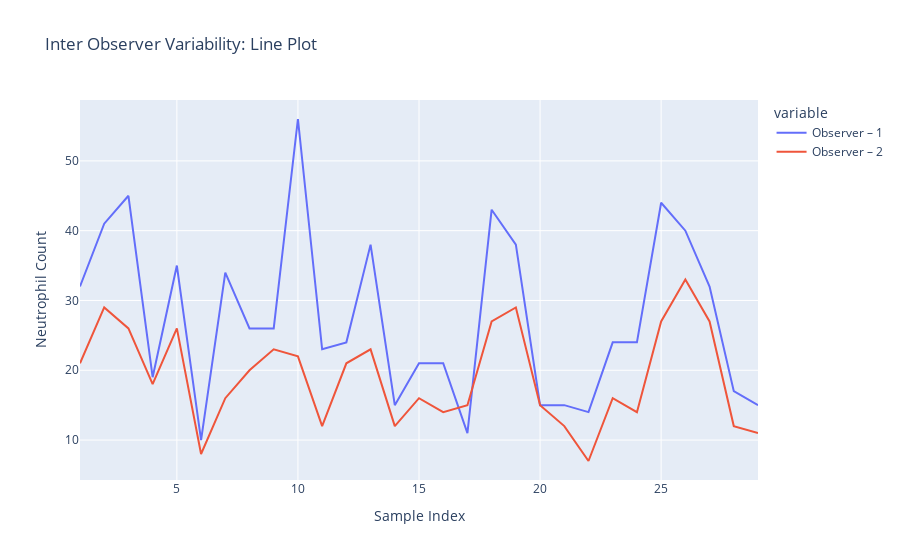

This figure's notebook cell:
### Code cell
fig = px.line(InterVar, x='index', y=['Observer – 1', 'Observer – 2'], 
              title='Inter Observer Variability: Line Plot')
fig.update_layout(xaxis_title='Sample Index', yaxis_title='Neutrophil Count')
fig.show()

### Figure 1 — Plotly figure (JSON) as saved in the notebook; plotly's stock layout.template omitted (floating-point values rounded to 4 significant figures)
{"data": [{"hovertemplate": "variable=Observer – 1<br>index=%{x}<br>value=%{y}<extra></extra>", "legendgroup": "Observer – 1", "line": {"color": "#636efa", "dash": "solid"}, "marker": {"symbol": "circle"}, "mode": "lines", "name": "Observer – 1", "orientation": "v", "showlegend": true, "type": "scatter", "x": [1, 2, 3, 4, 5, 6, 7, 8, 9, 10, 11, 12, 13, 14, 15, 16, 17, 18, 19, 20, 21, 22, 23, 24, 25, 26, 27, 28, 29], "xaxis": "x", "y": [32, 41, 45, 19, 35, 10, 34, 26, 26, 56, 23, 24, 38, 15, 21, 21, 11, 43, 38, 15, 15, 14, 24, 24, 44, 40, 32, 17, 15], "yaxis": "y"}, {"hovertemplate": "variable=Observer – 2<br>index=%{x}<br>value=%{y}<extra></extra>", "legendgroup": "Observer – 2", "line": {"color": "#EF553B", "dash": "solid"}, "marker": {"symbol": "circle"}, "mode": "lines", "name": "Observer – 2", "orientation": "v", "showlegend": true, "type": "scatter", "x": [1, 2, 3, 4, 5, 6, 7, 8, 9, 10, 11, 12, 13, 14, 15, 16, 17, 18, 19, 20, 21, 22, 23, 24, 25, 26, 27, 28, 29], "xaxis": "x", "y": [21, 29, 26, 18, 26, 8, 16, 20, 23, 22, 12, 21, 23, 12, 16, 14, 15, 27, 29, 15, 12, 7, 16, 14, 27, 33, 27, 12, 11], "yaxis": "y"}], "layout": {"legend": {"title": {"text": "variable"}, "tracegroupgap": 0}, "title": {"text": "Inter Observer Variability: Line Plot"}, "xaxis": {"anchor": "y", "domain": [0, 1], "title": {"text": "Sample Index"}}, "yaxis": {"anchor": "x", "domain": [0, 1], "title": {"text": "Neutrophil Count"}}}}
